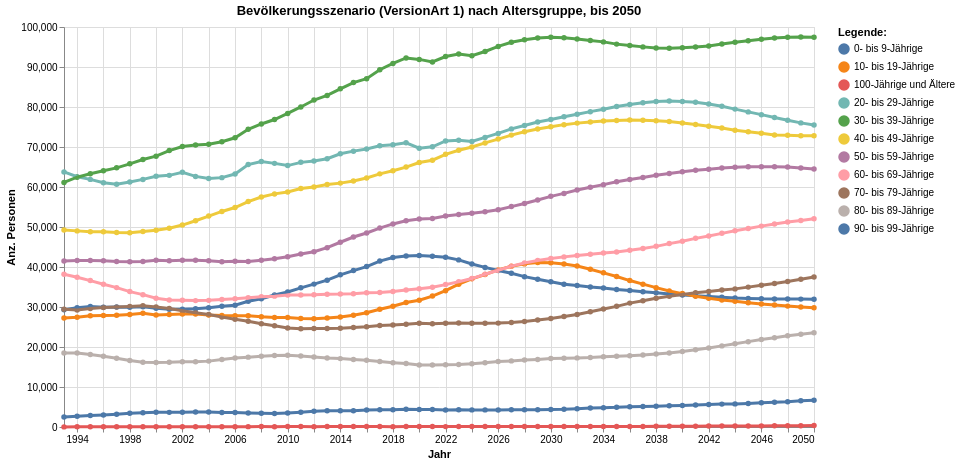

The cell this chart's notebook holds for it:
### Code cell
grafik2 = mypy_dv.plot_altair_multiline_highlight(
    data = myAgg2.query('VersionArtSort==1').reset_index().sort_values('AlterV10Sort', ascending=True)
    ,x = 'StichtagDatJahr:T'
    ,y = 'sum_WBev:Q'
    ,x_beschriftung = 'Jahr'
    , y_beschriftung = 'Anz. Personen'
    ,category = "AlterV10Lang:N"
    ,category_beschriftung= 'Legende:'
    ,warning_status = "ignore" #always or ignore
    ,myTitle="Bevölkerungsszenario (VersionArt 1) nach Altersgruppe, bis "+data_max_date
)
grafik2

### Figure 1 — Vega-Lite specification as saved in the notebook (floating-point values rounded to 4 significant figures; data arrays with more than 128 entries replaced by an {"elided": "..."} marker saying what was removed)
{"config": {"view": {"continuousWidth": 300, "continuousHeight": 300}}, "layer": [{"mark": {"type": "circle"}, "encoding": {"color": {"field": "AlterV10Lang", "legend": {"orient": "right", "title": "Legende:"}, "type": "nominal"}, "opacity": {"value": 1.3}, "tooltip": [{"field": "StichtagDatJahr", "type": "temporal"}, {"field": "AlterV10Lang", "type": "nominal"}, {"field": "sum_WBev", "type": "quantitative"}], "x": {"axis": {"title": "Jahr"}, "field": "StichtagDatJahr", "type": "temporal"}, "y": {"axis": {"title": "Anz. Personen"}, "field": "sum_WBev", "type": "quantitative"}}, "name": "view_2", "title": "Bevölkerungsszenario (VersionArt 1) nach Altersgruppe, bis 2050"}, {"mark": {"type": "line"}, "encoding": {"color": {"field": "AlterV10Lang", "legend": {"orient": "right", "title": "Legende:"}, "type": "nominal"}, "size": {"condition": {"test": {"not": {"param": "param_2"}}, "value": 1.2}, "value": 3}, "tooltip": [{"field": "StichtagDatJahr", "type": "temporal"}, {"field": "AlterV10Lang", "type": "nominal"}, {"field": "sum_WBev", "type": "quantitative"}], "x": {"axis": {"title": "Jahr"}, "field": "StichtagDatJahr", "type": "temporal"}, "y": {"axis": {"title": "Anz. Personen"}, "field": "sum_WBev", "type": "quantitative"}}, "title": "Bevölkerungsszenario (VersionArt 1) nach Altersgruppe, bis 2050"}], "data": {"name": "data-0820d54b894db0eb56d03ba17b164bc0"}, "height": 400, "params": [{"name": "param_2", "select": {"type": "point", "fields": ["AlterV10Lang:N"], "nearest": true, "on": "pointerover"}, "views": ["view_2"]}], "width": 750, "$schema": "https://vega.github.io/schema/vega-lite/v5.8.0.json", "datasets": {"data-0820d54b894db0eb56d03ba17b164bc0": {"elided": "638 records"}}}
